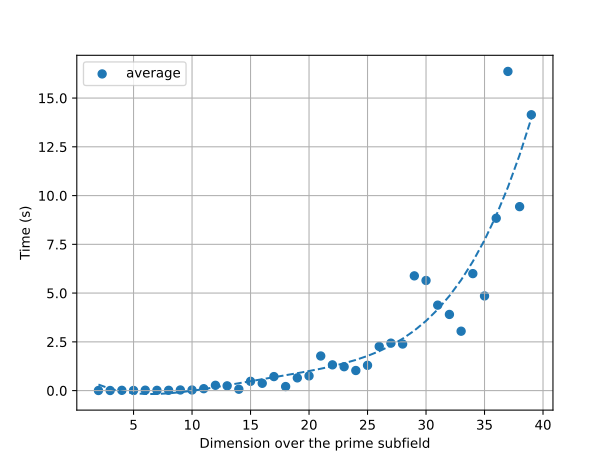

Generate this figure with Python:
#!/usr/bin/env python3
import sys
sys.path.insert(0, '..')

from goppa import finite_field
import time
import matplotlib.pyplot as plt
import numpy as np
import multiprocessing

N = 10

I = []
T = []
M = []
m = []

def par_generate(a) :
    
    t0 = time.time()
    
    F = finite_field.field(2, a[0], seed = a[1])

    t = time.time()-t0
    
    return(t)

for i in range(2, 40) :
    
    print("Generation of the field GF(2**{})...".format(i))

    with multiprocessing.Pool() as pool:
        
        t = pool.map(par_generate, [(i, n) for n in range(N*i)])
    
    T.append(np.average(t))
    M.append(max(t))
    m.append(min(t))
    
    I.append(i)
        
    
plt.scatter(I, np.array(T), label="average")
# plt.plot(I, np.array(m), label="best")
# plt.plot(I, np.array(M), label="worst")


z = np.polyfit(I, T, 4)
p = np.poly1d(z)
plt.plot(I, p(I), "--")

plt.grid(True)
plt.xlabel("Dimension over the prime subfield")
plt.ylabel("Time (s)")
plt.legend()
plt.savefig("generation_finite_field.svg")
# plt.show()
